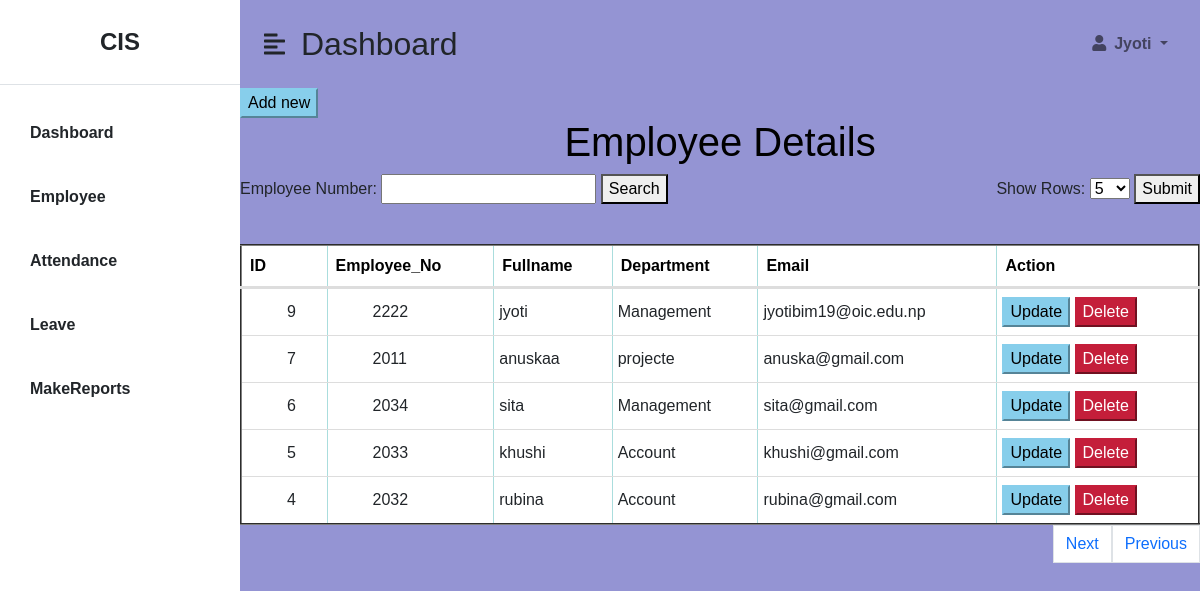
Page /admin/employee.php on the committed database.
### tables this page shows
CREATE TABLE `employee` (
  `employee_id` int(30) NOT NULL,
  `employee_no` int(30) NOT NULL,
  `fullname` varchar(30) NOT NULL,
  `department` varchar(30) NOT NULL,
  `username` varchar(30) NOT NULL,
  `password` varchar(30) NOT NULL,
  `email` varchar(30) NOT NULL
);

### admin/employee.php (the view, shortened to what this page needs)
<?php
include("../include.php");
$conn = mysqli_connect('localhost', 'root', '', 'ams');
$sql = "SELECT * FROM employee ORDER BY employee_id DESC";
$result = mysqli_query($conn, $sql);
$data = [];
if (mysqli_num_rows($result) > 0) {
    while ($row = mysqli_fetch_assoc($result)) {
        $data[] = $row;
    }
}
$rows = isset($_POST['rows_per_page']) ? $_POST['rows_per_page'] : 5;
if (isset($_GET['page']) && is_numeric($_GET['page'])) {
    $currentPage = $_GET['page'];
} else {
    $currentPage = 1;
}
$offset = ($currentPage - 1) * $rows;
$data = array_slice($data, $offset, $rows);
?>
<!DOCTYPE html>
<html>
<head>
    <a href="AddEmployee.php"><button style="background-color:skyblue; border-color: skyblue;"> Add new </button></a>
</head>
<body>
    <div class="header">
        <h1>Employee Details</h1>
    </div>
    <div class="manage">
        <div class="search-form">
            <form method="POST" action="">
                <label for="employee_no">Employee Number:</label>
                <input type="text" id="employee_no" name="employee_no">
                <button type="submit" name="search">Search</button>
            </form>
            <form method="POST" action="">
                <label for="rows_per_page">Show Rows:</label>
                <select id="rows_per_page" name="rows_per_page">
                    <option value="5">5</option>
                </select>
                <button type="submit" name="submit_rows">Submit</button>
            </form>
        </div>
        <table border="2px solid black" style="width:100%" id="table">
            <thead>
                <tr>
                    <th>ID</th>
                    <th>Employee_No</th>
                    <th>Fullname</th>
                    <th>Department</th>
                    <th>Email</th>
                    <th>Action</th>
                </tr>
            </thead>
            <tbody>
                <?php
                foreach ($data as $d) {
                    ?>
                    <tr>
                        <td style='padding-left: 45px;'><?php echo $d['employee_id']; ?></td>
                        <td style='padding-left: 45px;'><?php echo $d['employee_no']; ?></td>
                        <td style='padding-left: 5px;'><?php echo $d['fullname']; ?></td>
                        <td style='padding-left: 5px;'><?php echo $d['department']; ?></td>
                        <td style='padding-left: 5px;'><?php echo $d['email']; ?></td>
                        <td style='padding-left: 5px;'>
                            <a href="update.php?id=<?php echo $d['employee_id'] ?>"><button style="background-color:skyblue; border-color: skyblue;">Update</button></a>
                            <a href="delete.php?id=<?php echo $d['employee_id'] ?>" onclick="return confirm('Are you sure you want to delete?')"><button style="background-color:#C41E3A; border-color: #C41E3A; color: white;">Delete</button></a>
                        </td>
                    </tr>
                <?php } ?>
            </tbody>
        </table>
        </div>
<center>
<?php
 $currentpage = isset($_GET['page']) ? $_GET['page'] : 1;
     $totalRecords = 100;
    $perPage = 5;
    $totalPages = ceil($totalRecords / $perPage);
?>
<ul class="pagination justify-content-end">
    <?php
    if ($currentpage < $totalPages) {
        $nextPage = $currentpage + 1;
        echo '<a class="page-link bg-white" href="?page=' . $nextPage . '">Next</a>';
    } else {
        echo '<a class="page-link bg-white disabled">Next</a>';
    }
    if ($currentpage > 1) {
        $previousPage = $currentpage - 1;
        echo '<a class="page-link bg-white" href="?page=' . $previousPage . '">Previous</a>';
    } else {
        echo '<a class="page-link bg-white disabled">Previous</a>';
    }
?>
</ul></center>
</body>
</html>

### admin/dashboard.css (style rules this page uses)
:root { color: black; }

### include.php (style rules this page uses)
body { font-family: Arial, sans-serif; }

### admin/employee.php (style rules this page uses)
body { margin: 0; padding: 0; font-family: Arial, sans-serif; }
.header { color: #000; padding: 0px; text-align: center; }
table { background-color: white; }
table { width: 100%; border-collapse: collapse; margin-top: 40px; }
th { padding: 8px; text-align: left; border-bottom: 3px solid #ddd; border-right: 1px solid #add; }
td { padding: 8px; text-align: left; border-bottom: 1px solid #ddd; border-right: 1px solid #add; }
th { background-color: white; color: black; }
.search-form { display: flex; justify-content: space-between; align-items: center; margin-bottom: 10px; }

### rows in the picture
employee: employee_id "9", employee_no "2222", fullname "jyoti", department "Management", email "jyotibim19@oic.edu.np"
employee: employee_id "7", employee_no "2011", fullname "anuskaa", department "projecte", email "anuska@gmail.com"
employee: employee_id "6", employee_no "2034", fullname "sita", department "Management", email "sita@gmail.com"
employee: employee_id "5", employee_no "2033", fullname "khushi", department "Account", email "khushi@gmail.com"
employee: employee_id "4", employee_no "2032", fullname "rubina", department "Account", email "rubina@gmail.com"
